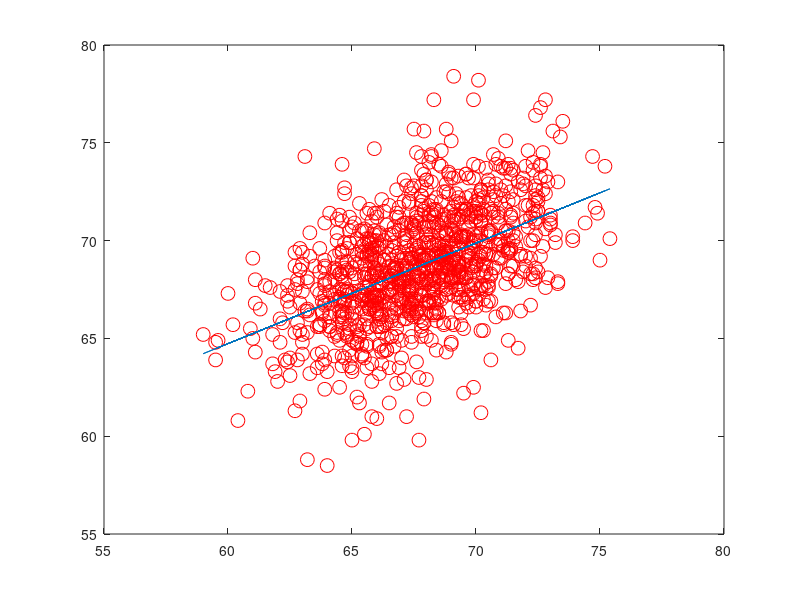

MATLAB code for this plot: (Note: this script raises an error after producing the figure.)
%Importing the data set available
data = load('Pearson.txt');

%Declaring Father's and Son's height in variables
X = data(:,1) ; y = data(:,2);
m=length(y);

%Adding bias to Father's Height
X = [ones(m,1) , data(:,1)];

%generating theta
theta = pinv(X'* X)* X'* y;

%Plotting the data set with the generated hypothesis

plot(data(:,1) , y , 'ro' , 'MarkerSize' , 10);
hold on
plot(data(:,1) , X*theta , '-');


% Predicting Son's height on grounds of  user-input (Example)
predict (55.44,theta)
% Output should be 62.389


